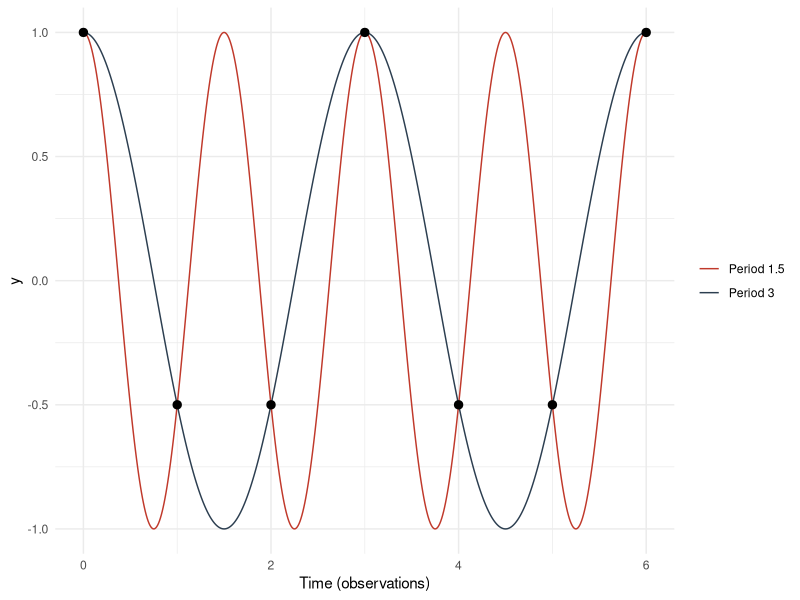
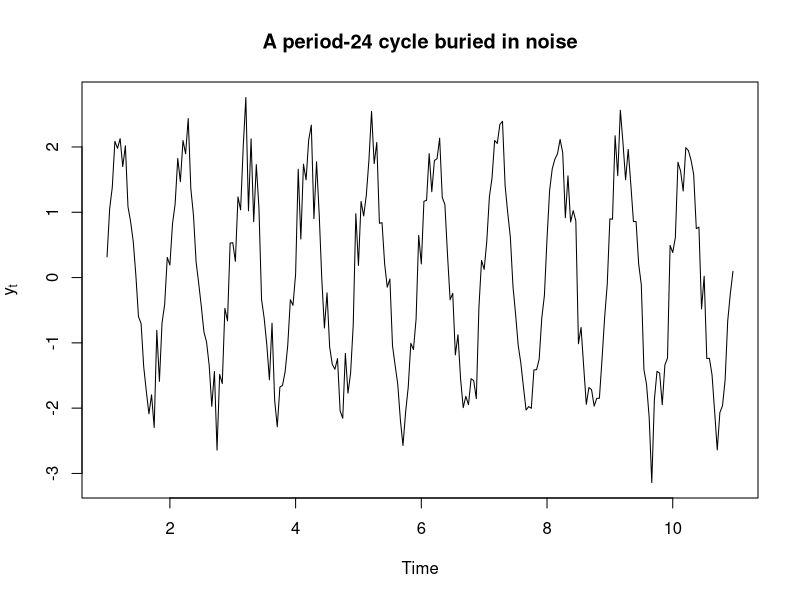
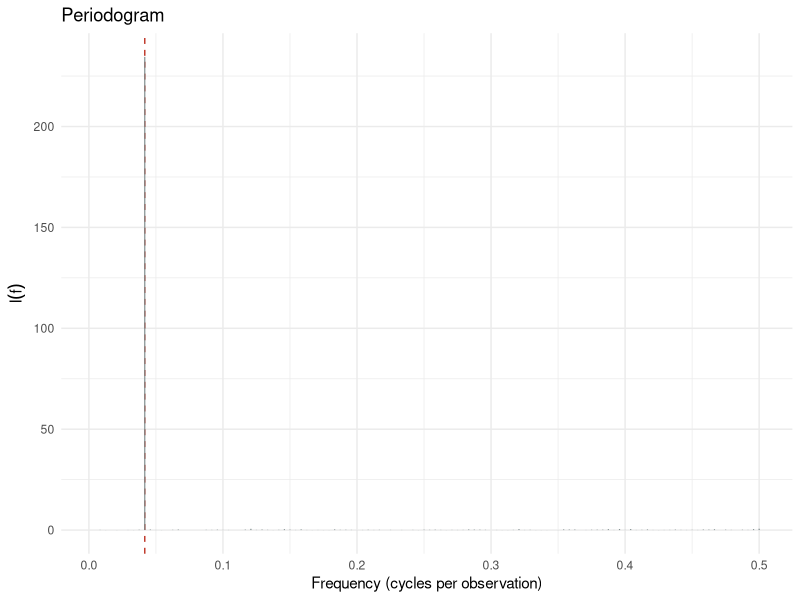
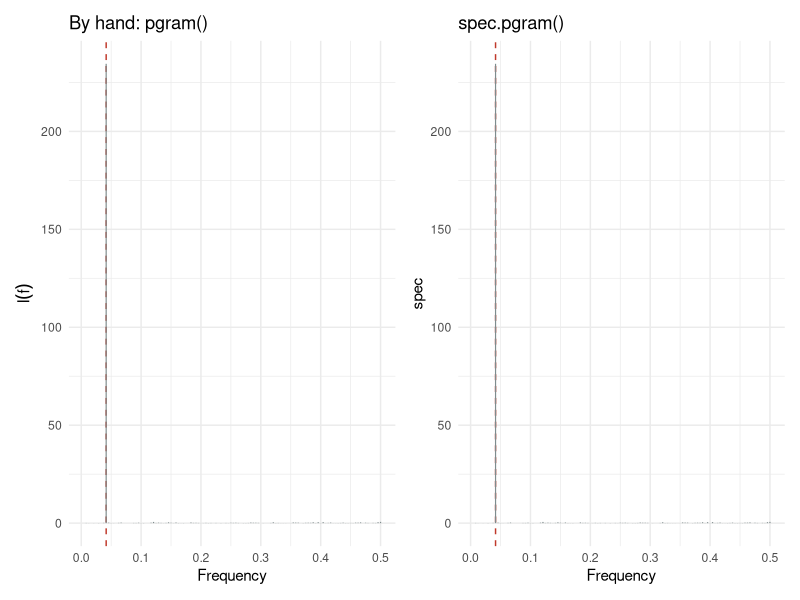
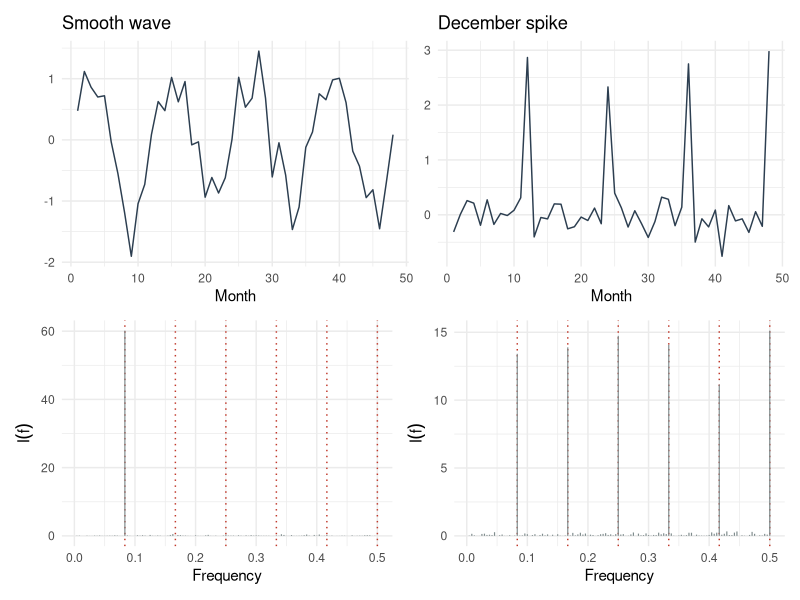
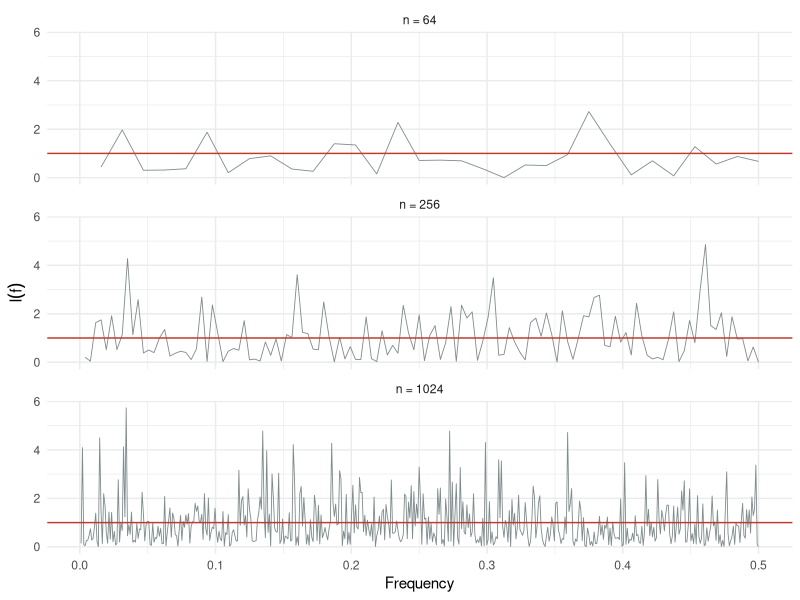
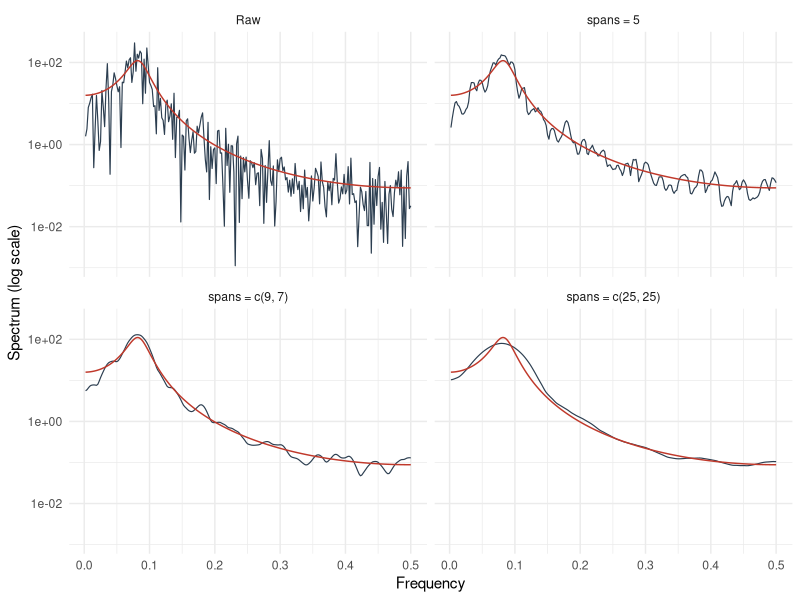
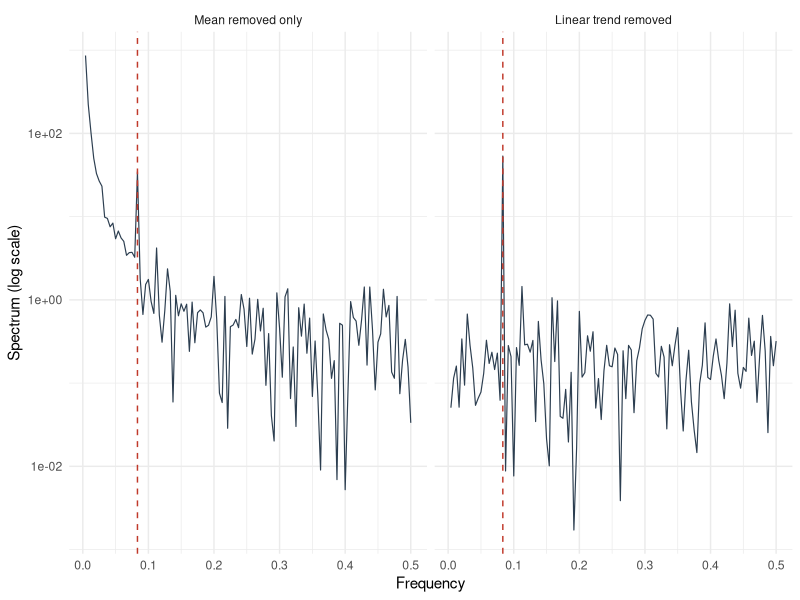

Write R code to recreate these figures, in order.
## ---- chunk 1
#| message: false
#| warning: false
library(tidyverse)
library(patchwork)

theme_set(theme_minimal(base_size = 11))

col_obs  <- "#2C3E50"   # the observed series
col_ref  <- "#C0392B"   # truth or reference line
col_bar  <- "#7F8C8D"   # periodogram ordinates

# Raw periodogram at the Fourier frequencies j/n, j = 1, ..., floor(n/2).
# Element k + 1 of fft(y) corresponds to frequency k/n.
pgram <- function(y, demean = TRUE) {
  n <- length(y)
  if (demean) y <- y - mean(y)
  I <- Mod(fft(y))^2 / n
  j <- 1:floor(n / 2)
  tibble(freq = j / n, period = n / j, I = I[j + 1])
}

# Theoretical ARMA spectral density, unit innovation variance by default.
arma_spec <- function(f, ar = numeric(0), ma = numeric(0), sigma2 = 1) {
  vapply(f, function(ff) {
    num <- if (length(ma))
      Mod(1 + sum(ma * exp(-2i * pi * ff * seq_along(ma))))^2 else 1
    den <- if (length(ar))
      Mod(1 - sum(ar * exp(-2i * pi * ff * seq_along(ar))))^2 else 1
    sigma2 * num / den
  }, numeric(1))
}

# Fisher's exact test for the largest periodogram ordinate, white-noise null.
# Self-contained: uses the closed-form p-value, no external package needed.
#   g = max ordinate / sum of ordinates
#   P(G > g) = sum_{k=1}^{floor(1/g)} (-1)^{k-1} choose(q, k) (1 - k g)^{q-1}
fisher_g_test <- function(y) {
  y <- y - mean(y)
  n <- length(y)
  I <- Mod(fft(y))^2 / n
  m <- floor((n - 1) / 2)          # ordinates that are exponential under H0
  I <- I[2:(m + 1)]
  q <- length(I)
  g <- max(I) / sum(I)
  K <- floor(1 / g)
  k <- 1:K
  terms <- (-1)^(k - 1) * exp(lchoose(q, k) + (q - 1) * log1p(-k * g))
  p <- min(max(sum(terms), 0), 1)
  jmax <- which.max(I)
  list(g = g, p.value = p, freq = jmax / n, period = n / jmax)
}

# Turn a spec.pgram() object into a tibble for ggplot
spec_df <- function(sp, label = NULL) {
  tibble(freq = sp$freq, spec = sp$spec, label = label)
}
## ---- chunk 2
frequency(ts(1:24, frequency = 12))
frequency(ts(1:8, frequency = 4))
## ---- chunk 3
#| fig-cap: "Figure 1: Two waves of periods 1.5 and 3. Sampled at the integers (points), they give the same values."
t_fine <- seq(0, 6, by = 0.01)

waves <- tibble(t = t_fine,
                `Period 1.5` = cos(2 * pi * t_fine / 1.5),
                `Period 3`   = cos(2 * pi * t_fine / 3)) |>
  pivot_longer(-t, names_to = "wave", values_to = "y")

samples <- tibble(t = 0:6, y = cos(2 * pi * (0:6) / 3))

ggplot(waves, aes(t, y, colour = wave)) +
  geom_line() +
  geom_point(data = samples, aes(t, y), colour = "black", size = 2.5,
             inherit.aes = FALSE) +
  scale_colour_manual(values = c(col_ref, col_obs)) +
  labs(x = "Time (observations)", y = "y", colour = NULL)
## ---- chunk 4
set.seed(5)
n5 <- 100
t5 <- 1:n5
y5 <- 3 * cos(2 * pi * 5 * t5 / n5 + 1) + rnorm(n5)

f5  <- 5 / n5
fit <- lm(y5 ~ sin(2 * pi * f5 * t5) + cos(2 * pi * f5 * t5))
ab  <- coef(fit)[2:3]

c(from_regression  = n5 / 4 * sum(ab^2),
  from_periodogram = pgram(y5)$I[5])

# the ordinates add up to (about) half the sum of squares
c(sum_I = sum(pgram(y5)$I), half_SS = sum((y5 - mean(y5))^2) / 2)
## ---- chunk 5
set.seed(100)
y_cyc  <- 2 * sin(2 * pi * (1:240) / 24) + rnorm(240, 0, 0.4)
ts_cyc <- ts(y_cyc, frequency = 24)

plot(ts_cyc, main = "A period-24 cycle buried in noise",
     ylab = expression(y[t]), xlab = "Time")
## ---- chunk 6
pg_cyc <- pgram(y_cyc)
pg_cyc |> slice_max(I, n = 5)
## ---- chunk 7
#| fig-cap: "Figure 2: Periodogram of the period-24 series. The dashed line marks f = 1/24."
ggplot(pg_cyc, aes(freq, I)) +
  geom_vline(xintercept = 1 / 24, linetype = "dashed", colour = col_ref) +
  geom_segment(aes(xend = freq, yend = 0), colour = col_bar, linewidth = 0.4) +
  labs(x = "Frequency (cycles per observation)", y = expression(I(f)),
       title = "Periodogram")
## ---- chunk 8
sp_cyc <- spec.pgram(y_cyc, taper = 0, detrend = FALSE, fast = FALSE,
                     plot = FALSE)

jmax <- which.max(sp_cyc$spec)
c(peak_frequency = sp_cyc$freq[jmax],
  peak_period    = 1 / sp_cyc$freq[jmax],
  peak_height    = sp_cyc$spec[jmax])

# the same series passed as a ts object with frequency 24
sp_ts <- spec.pgram(ts_cyc, taper = 0, detrend = FALSE, fast = FALSE, plot = FALSE)
c(peak_frequency_ts = sp_ts$freq[which.max(sp_ts$spec)],
  peak_height_ts    = max(sp_ts$spec))
## ---- chunk 9
#| fig-cap: "Figure 3: The raw periodogram by hand (left) and from spec.pgram() with its defaults off (right)."
p_hand <- ggplot(pg_cyc, aes(freq, I)) +
  geom_vline(xintercept = 1 / 24, linetype = "dashed", colour = col_ref) +
  geom_segment(aes(xend = freq, yend = 0), colour = col_bar, linewidth = 0.4) +
  labs(x = "Frequency", y = expression(I(f)), title = "By hand: pgram()")

p_spec <- ggplot(spec_df(sp_cyc), aes(freq, spec)) +
  geom_vline(xintercept = 1 / 24, linetype = "dashed", colour = col_ref) +
  geom_segment(aes(xend = freq, yend = 0), colour = col_bar, linewidth = 0.4) +
  labs(x = "Frequency", y = "spec", title = "spec.pgram()")

p_hand + p_spec
## ---- chunk 10
#| fig-cap: "Figure 4: A smooth monthly pattern (left) and a December spike (right), with their periodograms. Dotted lines at k/12."
set.seed(8)
mon <- 1:240
y_wave  <- sin(2 * pi * mon / 12) + rnorm(240, 0, 0.3)
y_spike <- ifelse(mon %% 12 == 0, 3, 0) + rnorm(240, 0, 0.3)

plot_series <- function(y, title) {
  ggplot(tibble(t = 1:48, y = y[1:48]), aes(t, y)) +
    geom_line(colour = col_obs) +
    labs(x = "Month", y = NULL, title = title)
}

plot_pgram <- function(y) {
  ggplot(pgram(y), aes(freq, I)) +
    geom_vline(xintercept = (1:6) / 12, linetype = "dotted", colour = col_ref) +
    geom_segment(aes(xend = freq, yend = 0), colour = col_bar, linewidth = 0.4) +
    labs(x = "Frequency", y = expression(I(f)))
}

(plot_series(y_wave, "Smooth wave") | plot_series(y_spike, "December spike")) /
  (plot_pgram(y_wave) | plot_pgram(y_spike))
## ---- chunk 11
pgram(y_spike) |> slice_max(I, n = 7)
## ---- chunk 12
#| fig-cap: "Figure 5: Raw periodograms of white noise at three sample sizes, against the true flat spectrum (red, at 1)."
set.seed(3)
wn <- map_dfr(c(64, 256, 1024), function(n) {
  pgram(rnorm(n)) |> mutate(n = paste("n =", n))
})
wn$n <- factor(wn$n, levels = c("n = 64", "n = 256", "n = 1024"))

ggplot(wn, aes(freq, I)) +
  geom_line(colour = col_bar, linewidth = 0.3) +
  geom_hline(yintercept = 1, colour = col_ref) +
  facet_wrap(~ n, ncol = 1) +
  labs(x = "Frequency", y = expression(I(f)))

# the spread of the ordinates does not shrink as n grows
wn |> group_by(n) |> summarise(mean_I = mean(I), sd_I = sd(I), max_I = max(I))
## ---- chunk 13
#| fig-cap: "Figure 6: One AR(2) series with no smoothing and three increasing spans, against the true spectral density (red), log scale."
set.seed(4)
ar2 <- c(1.5588, -0.81)               # complex roots, peak near period 12
y_ar2 <- arima.sim(list(ar = ar2), n = 480)

spans_list <- list("Raw" = NULL, "spans = 5" = 5,
                   "spans = c(9, 7)" = c(9, 7), "spans = c(25, 25)" = c(25, 25))

sm <- imap_dfr(spans_list, function(s, nm) {
  spec_df(spec.pgram(y_ar2, spans = s, plot = FALSE), nm)
})
sm$label <- factor(sm$label, levels = names(spans_list))

truth <- tibble(freq = seq(0.002, 0.5, length.out = 400)) |>
  mutate(spec = arma_spec(freq, ar = ar2))

ggplot(sm, aes(freq, spec)) +
  geom_line(colour = col_obs, linewidth = 0.4) +
  geom_line(data = truth, colour = col_ref) +
  scale_y_log10() +
  facet_wrap(~ label) +
  labs(x = "Frequency", y = "Spectrum (log scale)")
## ---- chunk 14
set.seed(5)
fisher_g_test(rnorm(240))    # white noise
## ---- chunk 15
fisher_g_test(y_cyc)         # the period-24 series from Section 7
## ---- chunk 16
#| fig-cap: "Figure 7: A trending series with a 12-month cycle, without (left) and with (right) detrending. Dashed line at f = 1/12."
set.seed(9)
t9   <- 1:240
y_tr <- 0.05 * t9 + sin(2 * pi * t9 / 12) + rnorm(240, 0, 0.5)

sp_raw <- spec.pgram(y_tr, detrend = FALSE, taper = 0, plot = FALSE)
sp_det <- spec.pgram(y_tr, detrend = TRUE,  taper = 0, plot = FALSE)

det <- bind_rows(spec_df(sp_raw, "Mean removed only"),
                 spec_df(sp_det, "Linear trend removed"))
det$label <- factor(det$label, levels = c("Mean removed only", "Linear trend removed"))

ggplot(det, aes(freq, spec)) +
  geom_line(colour = col_obs, linewidth = 0.4) +
  geom_vline(xintercept = 1 / 12, linetype = "dashed", colour = col_ref) +
  scale_y_log10() +
  facet_wrap(~ label) +
  labs(x = "Frequency", y = "Spectrum (log scale)")
## ---- chunk 17
#| fig-cap: "Figure 8: Theoretical spectral densities (unit innovation variance)."
f_grid <- seq(0.001, 0.5, length.out = 500)

theory <- bind_rows(
  tibble(freq = f_grid, spec = arma_spec(f_grid),               model = "White noise"),
  tibble(freq = f_grid, spec = arma_spec(f_grid, ar = 0.8),     model = "AR(1), phi = 0.8"),
  tibble(freq = f_grid, spec = arma_spec(f_grid, ar = -0.8),    model = "AR(1), phi = -0.8"),
  tibble(freq = f_grid, spec = arma_spec(f_grid, ar = ar2),     model = "AR(2), complex roots")
)
theory$model <- factor(theory$model, levels = unique(theory$model))

ggplot(theory, aes(freq, spec)) +
  geom_line(colour = col_obs) +
  facet_wrap(~ model, scales = "free_y") +
  labs(x = "Frequency", y = "f(frequency)")
## ---- chunk 18
peak_f <- f_grid[which.max(arma_spec(f_grid, ar = ar2))]
c(peak_frequency = peak_f, peak_period = 1 / peak_f)
## ---- chunk 19
#| fig-cap: "Figure 9: Multipliers applied to the spectrum by a first difference and a lag-12 seasonal difference."
mult <- bind_rows(
  tibble(freq = f_grid, gain = 4 * sin(pi * f_grid)^2,      filter = "First difference"),
  tibble(freq = f_grid, gain = 4 * sin(12 * pi * f_grid)^2, filter = "Seasonal difference (lag 12)")
)

ggplot(mult, aes(freq, gain)) +
  geom_line(colour = col_obs) +
  geom_hline(yintercept = 1, linetype = "dashed", colour = col_ref) +
  facet_wrap(~ filter, ncol = 1) +
  labs(x = "Frequency", y = "Multiplier")
## ---- chunk 20
set.seed(13)
y_ex <- 1.5 * sin(2 * pi * (1:360) / 30) + rnorm(360, 0, 0.8)

ggplot(tibble(t = 1:360, y = y_ex), aes(t, y)) +
  geom_line(colour = col_obs, linewidth = 0.4) +
  labs(x = "Time", y = expression(y[t]), title = "Series with a 30-observation cycle")
## ---- chunk 21
pg_ex <- pgram(y_ex)
pg_ex |> slice_max(I, n = 5)
## ---- chunk 22
ggplot(pg_ex, aes(freq, I)) +
  geom_vline(xintercept = 1 / 30, linetype = "dashed", colour = col_ref) +
  geom_segment(aes(xend = freq, yend = 0), colour = col_bar, linewidth = 0.4) +
  labs(x = "Frequency", y = expression(I(f)), title = "Raw periodogram")
## ---- chunk 23
sp_light <- spec.pgram(y_ex, spans = 5,       plot = FALSE)
sp_heavy <- spec.pgram(y_ex, spans = c(9, 7), plot = FALSE)

two <- bind_rows(spec_df(sp_light, "spans = 5"),
                 spec_df(sp_heavy, "spans = c(9, 7)"))

ggplot(two, aes(freq, spec, colour = label)) +
  geom_line(linewidth = 0.5) +
  geom_vline(xintercept = 1 / 30, linetype = "dashed", colour = col_ref) +
  scale_y_log10() +
  scale_colour_manual(values = c(col_bar, col_obs)) +
  labs(x = "Frequency", y = "Spectrum (log scale)", colour = NULL)
## ---- chunk 24
c(light_peak_period = 1 / sp_light$freq[which.max(sp_light$spec)],
  heavy_peak_period = 1 / sp_heavy$freq[which.max(sp_heavy$spec)])
## ---- chunk 25
fisher_g_test(y_ex)
## ---- chunk 26
set.seed(2026)
n_h  <- 24 * 7 * 8                       # eight weeks of hours
hr   <- 0:(n_h - 1)
hour <- hr %% 24
day  <- hr %/% 24
weekend <- (day %% 7) %in% c(5, 6)

daily_shape <- 3 * exp(-(hour - 8)^2 / 4) + 4 * exp(-(hour - 19)^2 / 6)
noise <- as.numeric(arima.sim(list(ar = 0.7), n = n_h, sd = 0.5))

demand <- 25 + daily_shape - 2 * weekend + 0.002 * hr + noise

elec <- tibble(hr = hr, demand = demand)
## ---- chunk 27
#| fig-cap: "Figure 10: The first two weeks of simulated hourly demand. Weekends are shaded."
wk_end <- tibble(start = c(5, 12) * 24, end = c(7, 14) * 24)

ggplot(filter(elec, hr < 24 * 14), aes(hr, demand)) +
  geom_rect(data = wk_end, aes(xmin = start, xmax = end, ymin = -Inf, ymax = Inf),
            fill = "grey90", inherit.aes = FALSE) +
  geom_line(colour = col_obs, linewidth = 0.4) +
  labs(x = "Hour", y = "Demand (GW)")
## ---- chunk 28
#| fig-cap: "Figure 11: Smoothed spectrum of hourly demand (log scale). Red dashed lines at the daily frequency and its harmonics, k/24."
sp_elec <- spec.pgram(demand, spans = c(3, 3), fast = FALSE, plot = FALSE)

ggplot(spec_df(sp_elec), aes(freq, spec)) +
  geom_vline(xintercept = (1:6) / 24, linetype = "dashed", colour = col_ref,
             linewidth = 0.3) +
  geom_line(colour = col_obs, linewidth = 0.4) +
  scale_y_log10() +
  labs(x = "Frequency (cycles per hour)", y = "Spectrum (log scale)")
## ---- chunk 29
#| fig-cap: "Figure 12: Zoom on the low frequencies (raw periodogram after detrending). Blue dotted lines at the weekly frequency and its harmonics, k/168; red dashed line at 1/24."
sp_low <- spec.pgram(demand, taper = 0, fast = FALSE, plot = FALSE)

ggplot(filter(spec_df(sp_low), freq <= 0.05), aes(freq, spec)) +
  geom_vline(xintercept = (1:6) / 168, linetype = "dotted", colour = "steelblue") +
  geom_vline(xintercept = 1 / 24, linetype = "dashed", colour = col_ref) +
  geom_segment(aes(xend = freq, yend = 0), colour = col_bar, linewidth = 0.5) +
  labs(x = "Frequency (cycles per hour)", y = "Periodogram")
## ---- chunk 30
# biggest ordinates, as periods in hours
spec_df(sp_low) |>
  mutate(period_hours = 1 / freq) |>
  slice_max(spec, n = 8)
## ---- chunk 31
# Fisher's test on the detrended series
fisher_g_test(as.numeric(resid(lm(demand ~ hr))))
